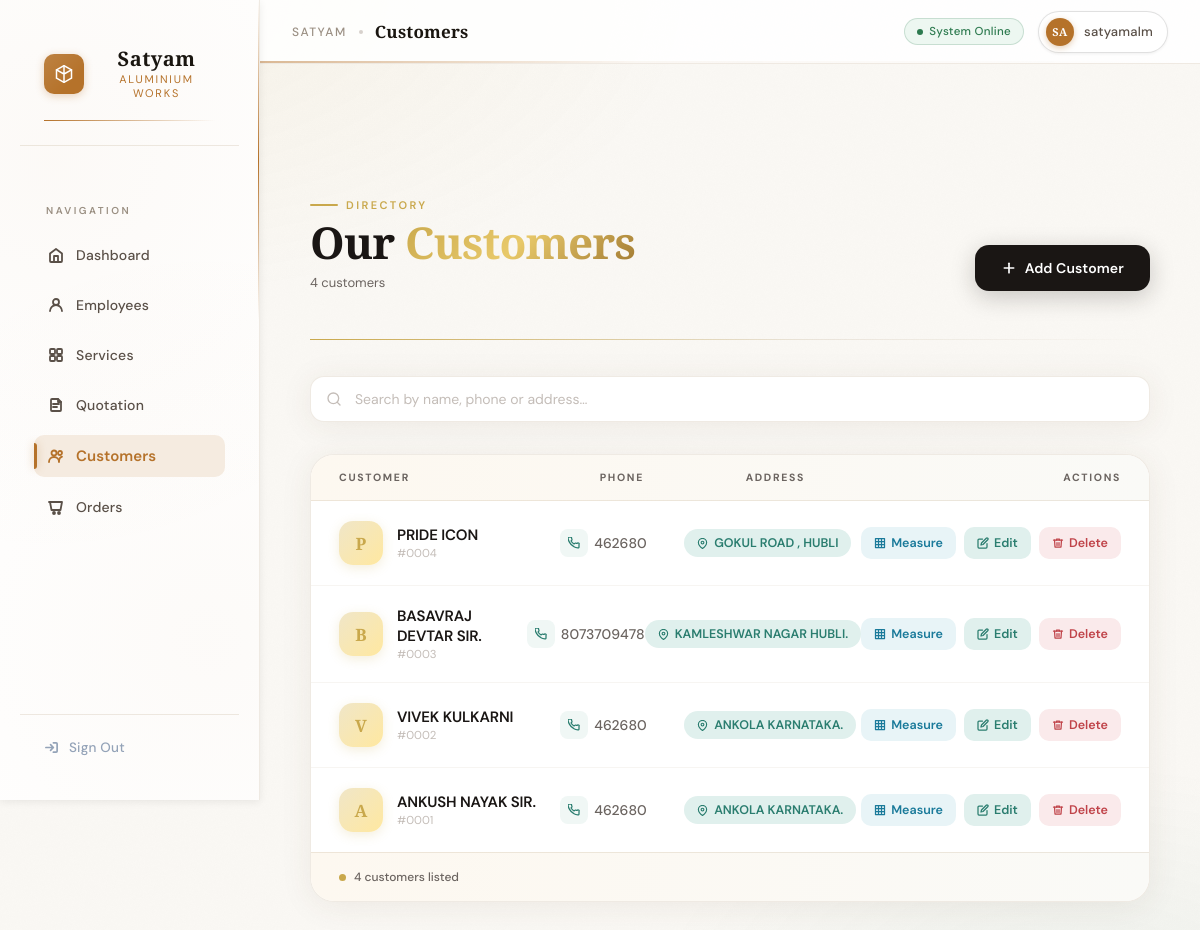
The page /customers/ (signed in) on the database its author committed.
### core/models.py (models this page shows, shortened)
class Customer(models.Model):
    name = models.CharField(max_length=100)
    phone = models.CharField(max_length=15)
    address = models.TextField()

### core/views.py (the view)
# urls.py: path('customers/', views.customers, name='customers'),
@login_required(login_url='/login/')
def customers(request):
    return render(request, 'customers.html', {
        'data': Customer.objects.all().order_by('-id')
    })

### templates/customers.html (shortened to what this page needs)
{% extends 'base.html' %}
{% block content %}
<div class="page-wrapper">
    <header class="page-header">
        <div class="header-left">
            <p class="header-label">Directory</p>
            <h1 class="header-title">Our <span>Customers</span></h1>
            <p class="header-count" id="customer-count">Loading…</p>
        </div>
        <a href="{% url 'add_customer' %}" class="btn-add">
            <svg width="16" height="16" viewBox="0 0 24 24" fill="none" stroke="currentColor" stroke-width="2.5" stroke-linecap="round" stroke-linejoin="round"><line x1="12" y1="5" x2="12" y2="19"/><line x1="5" y1="12" x2="19" y2="12"/></svg>
            <span>Add Customer</span>
        </a>
    </header>
    <div class="header-divider"></div>
    <div class="controls-bar">
        <div class="search-wrap">
            <input class="search-input" type="text" placeholder="Search by name, phone or address…" id="searchInput" oninput="filterRows()">
        </div>
    </div>
    <div class="table-card">
        <div class="table-head">
            <div class="table-head-cell">Customer</div>
            <div class="table-head-cell">Phone</div>
            <div class="table-head-cell">Address</div>
            <div class="table-head-cell" style="text-align:right;">Actions</div>
        </div>
        <div id="tableBody">
            {% for c in data %}
              <div class="customer-row"
                  data-name="{{ c.name|lower }}"
                  data-phone="{{ c.phone }}"
                  data-address="{{ c.address|lower }}"
                  style="--i: {{ forloop.counter0|add:'1' }}; animation-delay: calc(var(--i) * 0.08s);">
                <div class="customer-info">
                    <div class="avatar">{{ c.name|slice:":1"|upper }}</div>
                    <div>
                        <div class="customer-name">{{ c.name }}</div>
                        <div class="customer-id">#{{ c.id|stringformat:"04d" }}</div>
                    </div>
                </div>
                <div class="phone-cell">
                    <div class="phone-icon">
                    </div>
                    {{ c.phone }}
                </div>
                <div class="address-cell">
                    <span class="address-chip">
                        <svg width="11" height="11" viewBox="0 0 24 24" fill="none" stroke="currentColor" stroke-width="2.5" stroke-linecap="round" stroke-linejoin="round"><path d="M21 10c0 7-9 13-9 13s-9-6-9-13a9 9 0 0118 0z"/><circle cx="12" cy="10" r="3"/></svg>
                        {{ c.address }}
                    </span>
                </div>
                <div class="actions-cell">
                    <a href="{% url 'take_measurements' c.id %}" class="action-btn btn-measure">
                        <svg width="12" height="12" viewBox="0 0 24 24" fill="none" stroke="currentColor" stroke-width="2.5" stroke-linecap="round" stroke-linejoin="round"><path d="M3 3h18v18H3zM3 9h18M3 15h18M9 3v18M15 3v18"/></svg>
                        Measure
                    </a>
                    <a href="{% url 'edit_customer' c.id %}" class="action-btn btn-edit">
                        <svg width="12" height="12" viewBox="0 0 24 24" fill="none" stroke="currentColor" stroke-width="2.5" stroke-linecap="round" stroke-linejoin="round"><path d="M11 4H4a2 2 0 00-2 2v14a2 2 0 002 2h14a2 2 0 002-2v-7"/><path d="M18.5 2.5a2.121 2.121 0 013 3L12 15l-4 1 1-4 9.5-9.5z"/></svg>
                        Edit
                    </a>
                    <button class="action-btn btn-delete" onclick="confirmDelete(this)">
                        <svg width="12" height="12" viewBox="0 0 24 24" fill="none" stroke="currentColor" stroke-width="2.5" stroke-linecap="round" stroke-linejoin="round"><polyline points="3 6 5 6 21 6"/><path d="M19 6l-1 14H6L5 6"/><path d="M10 11v6M14 11v6"/><path d="M9 6V4h6v2"/></svg>
                        Delete
                    </button>
                </div>
            </div>
            {% empty %}
            <div class="empty-state">
                <div class="empty-icon">👥</div>
                <div class="empty-title">No customers yet</div>
                <p class="empty-sub">Add your first customer to get started.</p>
            </div>
            {% endfor %}
        </div>
        <div class="table-footer" id="tableFooter">
            <div class="footer-dot"></div>
            <span id="footerCount">— customers listed</span>
        </div>
    </div>
</div>
{% endblock %}

### templates/base.html (shortened to what this page needs)
{% load static %}
<!DOCTYPE html>
<html lang="en">
<head>
    <link rel="stylesheet" href="{% static 'css/style.css' %}">
</head>
<body>
<div class="layout">
    <aside class="sidebar" id="sidebar">
        <div class="logo">
            <div class="logo-mark">
                <div class="logo-icon">
                    <svg viewBox="0 0 24 24"><path d="M12 2L3 7v10l9 5 9-5V7L12 2z"/><path d="M12 2v20M3 7l9 5 9-5"/></svg>
                </div>
                <div class="logo-text-group">
                    <span class="logo-top">Satyam</span>
                    <span class="logo-sub">Aluminium Works</span>
                </div>
            </div>
            <span class="logo-rule"></span>
        </div>
        <nav>
            <span class="nav-section-label">Navigation</span>
            <a href="/" class="{% if request.path == '/' %}active{% endif %}">
                <svg class="nav-icon" viewBox="0 0 16 16"><path d="M2 6.5L8 2l6 4.5V14a1 1 0 01-1 1H3a1 1 0 01-1-1V6.5z"/><path d="M6 15V9h4v6"/></svg>
                Dashboard
            </a>
            <a href="/employees/" class="{% if '/employees' in request.path %}active{% endif %}">
                <svg class="nav-icon" viewBox="0 0 16 16"><circle cx="8" cy="5" r="3"/><path d="M2 14c0-3.3 2.7-6 6-6s6 2.7 6 6"/></svg>
                Employees
            </a>
            <a href="/services/" class="{% if '/services' in request.path %}active{% endif %}">
                <svg class="nav-icon" viewBox="0 0 16 16"><rect x="2" y="2" width="5" height="5" rx="1"/><rect x="9" y="2" width="5" height="5" rx="1"/><rect x="2" y="9" width="5" height="5" rx="1"/><rect x="9" y="9" width="5" height="5" rx="1"/></svg>
                Services
            </a>
            <a href="/create-quotation/" class="{% if '/quotation' in request.path or '/create-quotation' in request.path %}active{% endif %}">
                <svg class="nav-icon" viewBox="0 0 16 16"><path d="M10 2H4a1 1 0 00-1 1v10a1 1 0 001 1h8a1 1 0 001-1V5l-3-3z"/><path d="M10 2v3h3M5 7h6M5 10h4"/></svg>
                Quotation
            </a>
            <a href="/customers/" class="{% if '/customers' in request.path %}active{% endif %}">
                <svg class="nav-icon" viewBox="0 0 16 16"><circle cx="6" cy="5" r="2.5"/><path d="M1 14c0-2.8 2.2-5 5-5s5 2.2 5 5"/><circle cx="12" cy="5" r="2"/><path d="M11 13c0-2 1.3-3.7 3-4.3"/></svg>
                Customers
            </a>
            <a href="/orders/" class="{% if '/orders' in request.path %}active{% endif %}">
                <svg class="nav-icon" viewBox="0 0 16 16"><path d="M2 3h12l-1.5 8H3.5L2 3z"/><circle cx="6" cy="14" r="1"/><circle cx="11" cy="14" r="1"/><path d="M2 3H1"/></svg>
                Orders
            </a>
        </nav>
        <div class="bottom-links">
            <form method="POST" action="{% url 'logout' %}">
                <button type="submit" class="logout-btn">
                    <svg viewBox="0 0 16 16"><path d="M10 3h3a1 1 0 011 1v8a1 1 0 01-1 1h-3"/><path d="M7 11l3-3-3-3M10 8H2"/></svg>
                    Sign Out
                </button>
            </form>
        </div>
    </aside>
    <main class="main">
        <header class="topbar">
            <div class="topbar-left">
                <span class="topbar-breadcrumb">Satyam</span>
                <div class="topbar-sep"></div>
                <span class="topbar-title" id="topbar-page-title">Dashboard</span>
            </div>
            <div class="topbar-right">
                <div class="status-badge">
                    <div class="status-dot"></div>
                    System Online
                </div>
                <div class="user-pill">
                    <div class="user-avatar" id="userAvatar">
                        {{ request.user.username|slice:":2"|upper }}
                    </div>
                    {{ request.user.username }}
                </div>
            </div>
        </header>
        <section class="content">
            {% block content %}{% endblock %}
        </section>
    </main>
</div>
</body>
</html>

### static/css/style.css (style rules this page uses)
* { margin: 0; padding: 0; box-sizing: border-box; }
:root { --al-base:#e6edf3; --al-mid:#b8c3cb; --al-dark:#6b7480; --accent:#6cc0e5; --glass: rgba(255,255,255,0.06); --card-border: rgba(255,255,255,0.14); }
body { font-family: 'Inter', sans-serif; background: linear-gradient(180deg, #f6f9fb 0%, #e9eef3 60%); background-image: radial-gradient(circle at 10% 10%, rgba(255,255,255,0.03), transparent 8%), radial-gradient(circle at 90% 90%, rgba(0,0,0,0.02), transparent 12%); color: var(--al-dark); }
.layout { display: flex; }
.sidebar { width: 240px; height: 100vh; background: #0f172a; color: white; display: flex; flex-direction: column; justify-content: space-between; padding: 20px; }
.logo { text-align: center; margin-bottom: 30px; }
.sidebar nav a { display: block; padding: 12px; margin: 8px 0; color: #cbd5e1; text-decoration: none; border-radius: 8px; transition: 0.3s; }
.sidebar nav a:hover, .sidebar nav a.active { background: #1e293b; color: white; }
.bottom-links button { background: none; border: none; color: #94a3b8; cursor: pointer; padding: 10px; text-decoration: none; width: 100%; text-align: left; border-radius: 8px; transition: 0.3s; }
.main { flex: 1; }
.topbar { background: white; padding: 18px 25px; display: flex; justify-content: space-between; align-items: center; border-bottom: 1px solid #e2e8f0; }
.content { padding: 30px; }
.page-header { display: flex; justify-content: space-between; align-items: center; margin-bottom: 20px; }

### rows shown on the page
Customer: name "P", name "PRIDE ICON", id "0004", phone "462680", address "GOKUL ROAD , HUBLI"
Customer: name "B", name "BASAVRAJ DEVTAR SIR.", id "0003", phone "8073709478", address "KAMLESHWAR NAGAR HUBLI."
Customer: name "V", name "VIVEK KULKARNI", id "0002", phone "462680", address "ANKOLA KARNATAKA."
Customer: name "A", name "ANKUSH NAYAK SIR.", id "0001", phone "462680", address "ANKOLA KARNATAKA."

### other values the page prints
{{ request.user.username|slice:":2"|upper }} "SA"
{{ request.user.username }} "satyamalm"
